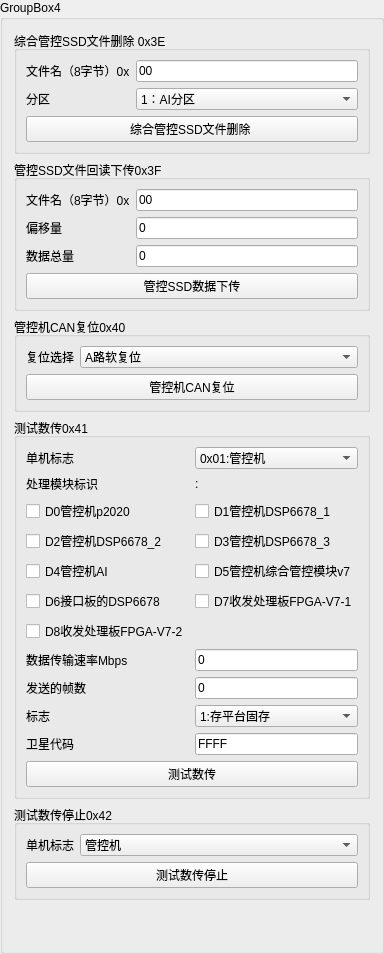
        <widget class="QGroupBox" name="groupBox_4">
         <property name="title">
          <string>GroupBox4</string>
         </property>
         <layout class="QVBoxLayout" name="verticalLayout_4">
          <item>
           <widget class="QGroupBox" name="groupBox_40">
            <property name="title">
             <string>综合管控SSD文件删除 0x3E</string>
            </property>
            <layout class="QVBoxLayout" name="verticalLayout_45">
             <item>
              <layout class="QFormLayout" name="formLayout_11">
               <item row="0" column="0">
                <widget class="QLabel" name="Label_45">
                 <property name="text">
                  <string>文件名（8字节）0x</string>
                 </property>
                </widget>
               </item>
               <item row="0" column="1">
                <widget class="QLineEdit" name="LineEdit_ssdfiledele">
                 <property name="text">
                  <string>00</string>
                 </property>
                </widget>
               </item>
               <item row="1" column="0">
                <widget class="QLabel" name="label_23">
                 <property name="text">
                  <string>分区</string>
                 </property>
                </widget>
               </item>
               <item row="1" column="1">
                <widget class="QComboBox" name="cB_ssdfiledele_2">
                 <item>
                  <property name="text">
                   <string>1：AI分区</string>
                  </property>
                 </item>
                 <item>
                  <property name="text">
                   <string>2：5G分区</string>
                  </property>
                 </item>
                 <item>
                  <property name="text">
                   <string>3：其它分区</string>
                  </property>
                 </item>
                </widget>
               </item>
              </layout>
             </item>
             <item>
              <widget class="QPushButton" name="pB_controlmachine_file_check">
               <property name="text">
                <string>综合管控SSD文件删除 </string>
               </property>
              </widget>
             </item>
            </layout>
           </widget>
          </item>
          <item>
           <widget class="QGroupBox" name="groupBox_14">
            <property name="title">
             <string>管控SSD文件回读下传0x3F</string>
            </property>
            <layout class="QVBoxLayout" name="verticalLayout_14">
             <item>
              <layout class="QFormLayout" name="formLayout_10">
               <item row="0" column="0">
                <widget class="QLabel" name="Label_11">
                 <property name="text">
                  <string>文件名（8字节）0x</string>
                 </property>
                </widget>
               </item>
               <item row="0" column="1">
                <widget class="QLineEdit" name="LineEdit_0x3f_1">
                 <property name="text">
                  <string>00</string>
                 </property>
                </widget>
               </item>
               <item row="1" column="0">
                <widget class="QLabel" name="Label_40">
                 <property name="text">
                  <string>偏移量</string>
                 </property>
                </widget>
               </item>
               <item row="2" column="0">
                <widget class="QLabel" name="label_17">
                 <property name="text">
                  <string>数据总量</string>
                 </property>
                </widget>
               </item>
               <item row="2" column="1">
                <widget class="QLineEdit" name="lineEdit_0x3f_3">
                 <property name="text">
                  <string>0</string>
                 </property>
                </widget>
               </item>
               <item row="1" column="1">
                <widget class="QLineEdit" name="lineEdit_0x3f_2">
                 <property name="text">
                  <string>0</string>
                 </property>
                </widget>
               </item>
              </layout>
             </item>
             <item>
              <widget class="QPushButton" name="pB_ssd_datadownload">
               <property name="text">
                <string>管控SSD数据下传</string>
               </property>
              </widget>
             </item>
            </layout>
           </widget>
          </item>
          <item>
           <widget class="QGroupBox" name="groupBox_15">
            <property name="title">
             <string>管控机CAN复位0x40</string>
            </property>
            <layout class="QVBoxLayout" name="verticalLayout_21">
             <item>
              <layout class="QFormLayout" name="formLayout_31">
               <item row="0" column="1">
                <widget class="QComboBox" name="cB_controlmachine_can_resetchoose">
                 <item>
                  <property name="text">
                   <string>A路软复位</string>
                  </property>
                 </item>
                 <item>
                  <property name="text">
                   <string>B路软复位</string>
                  </property>
                 </item>
                 <item>
                  <property name="text">
                   <string>AB路软件复位</string>
                  </property>
                 </item>
                 <item>
                  <property name="text">
                   <string>AB路硬复位</string>
                  </property>
                 </item>
                 <item>
                  <property name="text">
                   <string>A路硬复位</string>
                  </property>
                 </item>
                 <item>
                  <property name="text">
                   <string>B路硬复位 </string>
                  </property>
                 </item>
                </widget>
               </item>
               <item row="0" column="0">
                <widget class="QLabel" name="Label_42">
                 <property name="text">
                  <string>复位选择</string>
                 </property>
                </widget>
               </item>
              </layout>
             </item>
             <item>
              <widget class="QPushButton" name="pB_controlmachine_can_reset">
               <property name="text">
                <string>管控机CAN复位</string>
               </property>
              </widget>
             </item>
            </layout>
           </widget>
          </item>
          <item>
           <widget class="QGroupBox" name="groupBox_17">
            <property name="title">
             <string>测试数传0x41</string>
            </property>
            <layout class="QVBoxLayout" name="verticalLayout_23">
             <item>
              <layout class="QFormLayout" name="formLayout_12">
               <item row="0" column="0">
                <widget class="QLabel" name="Label_13">
                 <property name="text">
                  <string>单机标志</string>
                 </property>
                </widget>
               </item>
               <item row="0" column="1">
                <widget class="QComboBox" name="cB_startalone_sign">
                 <item>
                  <property name="text">
                   <string>0x01:管控机</string>
                  </property>
                 </item>
                 <item>
                  <property name="text">
                   <string>0x02:高算力平台1</string>
                  </property>
                 </item>
                 <item>
                  <property name="text">
                   <string>0x03:高算力平台2</string>
                  </property>
                 </item>
                </widget>
               </item>
               <item row="1" column="0">
                <widget class="QLabel" name="Label_14">
                 <property name="text">
                  <string>处理模块标识</string>
                 </property>
                </widget>
               </item>
               <item row="3" column="0">
                <widget class="QCheckBox" name="checkBox_csbit2">
                 <property name="text">
                  <string>D2管控机DSP6678_2</string>
                 </property>
                </widget>
               </item>
               <item row="3" column="1">
                <widget class="QCheckBox" name="checkBox_csbit3">
                 <property name="text">
                  <string>D3管控机DSP6678_3</string>
                 </property>
                </widget>
               </item>
               <item row="4" column="0">
                <widget class="QCheckBox" name="checkBox_csbit4">
                 <property name="text">
                  <string>D4管控机AI</string>
                 </property>
                </widget>
               </item>
               <item row="4" column="1">
                <widget class="QCheckBox" name="checkBox_csbit5">
                 <property name="text">
                  <string>D5管控机综合管控模块v7</string>
                 </property>
                </widget>
               </item>
               <item row="5" column="0">
                <widget class="QCheckBox" name="checkBox_csbit6">
                 <property name="text">
                  <string>D6接口板的DSP6678</string>
                 </property>
                </widget>
               </item>
               <item row="7" column="0">
                <widget class="QLabel" name="Label_15">
                 <property name="text">
                  <string>数据传输速率Mbps</string>
                 </property>
                </widget>
               </item>
               <item row="7" column="1">
                <widget class="QLineEdit" name="LineEdit_data_trans_rate">
                 <property name="text">
                  <string>0</string>
                 </property>
                </widget>
               </item>
               <item row="8" column="0">
                <widget class="QLabel" name="Label_16">
                 <property name="text">
                  <string>发送的帧数</string>
                 </property>
                </widget>
               </item>
               <item row="8" column="1">
                <widget class="QLineEdit" name="LineEdit_sendframe_num">
                 <property name="text">
                  <string>0</string>
                 </property>
                </widget>
               </item>
               <item row="9" column="0">
                <widget class="QLabel" name="Label_17">
                 <property name="text">
                  <string>标志</string>
                 </property>
                </widget>
               </item>
               <item row="9" column="1">
                <widget class="QComboBox" name="cB_test_numbertrans_sign">
                 <item>
                  <property name="text">
                   <string>1:存平台固存</string>
                  </property>
                 </item>
                 <item>
                  <property name="text">
                   <string>2:存管控机固存</string>
                  </property>
                 </item>
                </widget>
               </item>
               <item row="2" column="1">
                <widget class="QCheckBox" name="checkBox_csbit1">
                 <property name="text">
                  <string>D1管控机DSP6678_1</string>
                 </property>
                </widget>
               </item>
               <item row="2" column="0">
                <widget class="QCheckBox" name="checkBox_csbit0">
                 <property name="text">
                  <string>D0管控机p2020</string>
                 </property>
                </widget>
               </item>
               <item row="1" column="1">
                <widget class="QLabel" name="label_2">
                 <property name="text">
                  <string>:</string>
                 </property>
                </widget>
               </item>
               <item row="10" column="0">
                <widget class="QLabel" name="label_25">
                 <property name="text">
                  <string>卫星代码</string>
                 </property>
                </widget>
               </item>
               <item row="10" column="1">
                <widget class="QLineEdit" name="lineEdit_41_startcode">
                 <property name="text">
                  <string>FFFF</string>
                 </property>
                </widget>
               </item>
               <item row="5" column="1">
                <widget class="QCheckBox" name="checkBox_csbit7">
                 <property name="text">
                  <string>D7收发处理板FPGA-V7-1</string>
                 </property>
                </widget>
               </item>
               <item row="6" column="0">
                <widget class="QCheckBox" name="checkBox_csbit8">
                 <property name="text">
                  <string>D8收发处理板FPGA-V7-2</string>
                 </property>
                </widget>
               </item>
              </layout>
             </item>
             <item>
              <widget class="QPushButton" name="pB_test_numbertrans">
               <property name="text">
                <string>测试数传</string>
               </property>
              </widget>
             </item>
            </layout>
           </widget>
          </item>
          <item>
           <widget class="QGroupBox" name="groupBox_18">
            <property name="title">
             <string>测试数传停止0x42</string>
            </property>
            <layout class="QVBoxLayout" name="verticalLayout_24">
             <item>
              <layout class="QFormLayout" name="formLayout_13">
               <item row="0" column="0">
                <widget class="QLabel" name="Label_18">
                 <property name="text">
                  <string>单机标志</string>
                 </property>
                </widget>
               </item>
               <item row="0" column="1">
                <widget class="QComboBox" name="cB_teststop_startalone_sign">
                 <item>
                  <property name="text">
                   <string>管控机</string>
                  </property>
                 </item>
                 <item>
                  <property name="text">
                   <string>高算力平台1</string>
                  </property>
                 </item>
                 <item>
                  <property name="text">
                   <string>高算力平台2</string>
                  </property>
                 </item>
                </widget>
               </item>
              </layout>
             </item>
             <item>
              <widget class="QPushButton" name="pB_teststop">
               <property name="text">
                <string>测试数传停止</string>
               </property>
              </widget>
             </item>
            </layout>
           </widget>
          </item>
          <item>
           <spacer name="verticalSpacer_2">
            <property name="orientation">
             <enum>Qt::Vertical</enum>
            </property>
            <property name="sizeHint" stdset="0">
             <size>
              <width>20</width>
              <height>40</height>
             </size>
            </property>
           </spacer>
          </item>
         </layout>
        </widget>
